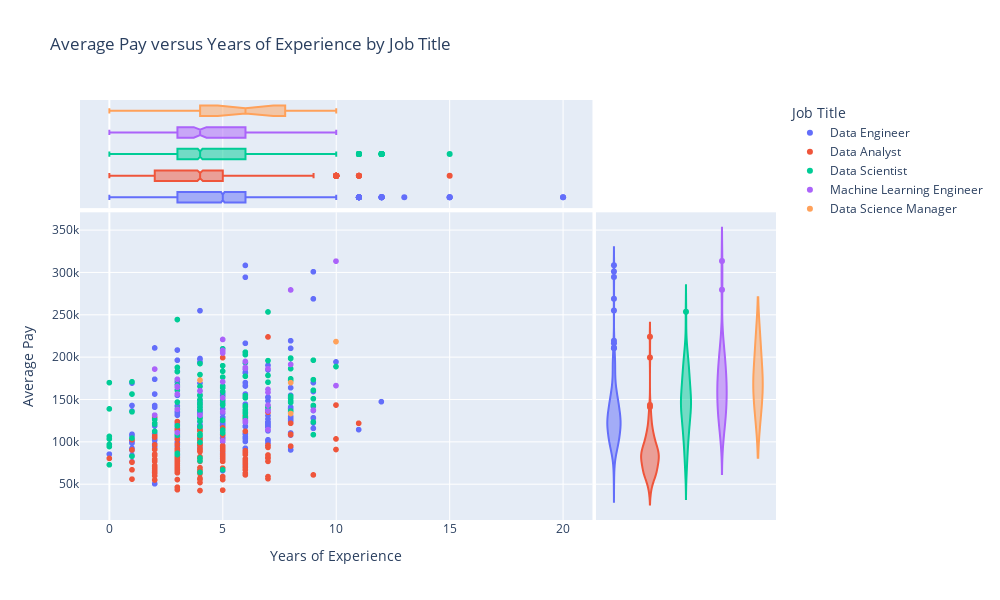

Notebook cell for this chart:
### Markdown cell above
Data Science Managers are the top paid data professionals, as they receive more than 170K annually. They are followed closely by Machine Learning Engineers. Data Analysts are the least paid in the five-focused data professions.

### Code cell
# Average pay versus years of experience by job title

fig = px.scatter(Job_postings,
                    x='Years of Experience',
                    y='Average Pay',
                    color='Job Title',
                    marginal_y='violin',
                    marginal_x='box',
                    title='Average Pay versus Years of Experience by Job Title',
                    labels={'Years of Experience': 'Years of Experience', 'Average Pay': 'Average Pay', 'Job Title': 'Job Title'}
                )

fig.update_layout(
    xaxis_title="Years of Experience",
    yaxis_title="Average Pay",
    legend_title="Job Title",
    width=1000,
    height=600
)

fig.show()

### Figure 1 — Plotly figure (JSON) as saved in the notebook; plotly's stock layout.template omitted (floating-point values rounded to 4 significant figures; data arrays with more than 128 entries replaced by an {"elided": "..."} marker saying what was removed)
{"data": [{"hovertemplate": "Job Title=Data Engineer<br>Years of Experience=%{x}<br>Average Pay=%{y}<extra></extra>", "legendgroup": "Data Engineer", "marker": {"color": "#636efa", "symbol": "circle"}, "mode": "markers", "name": "Data Engineer", "showlegend": true, "type": "scattergl", "x": {"elided": "3462 int values"}, "xaxis": "x", "y": {"elided": "3462 int values"}, "yaxis": "y"}, {"alignmentgroup": "True", "hovertemplate": "Job Title=Data Engineer<br>Years of Experience=%{x}<extra></extra>", "legendgroup": "Data Engineer", "marker": {"color": "#636efa", "symbol": "circle"}, "name": "Data Engineer", "notched": true, "offsetgroup": "Data Engineer", "showlegend": false, "type": "box", "x": {"elided": "3462 int values"}, "xaxis": "x3", "yaxis": "y3"}, {"alignmentgroup": "True", "hovertemplate": "Job Title=Data Engineer<br>Average Pay=%{y}<extra></extra>", "legendgroup": "Data Engineer", "marker": {"color": "#636efa", "symbol": "circle"}, "name": "Data Engineer", "offsetgroup": "Data Engineer", "scalegroup": "y", "showlegend": false, "type": "violin", "xaxis": "x2", "y": {"elided": "3462 int values"}, "yaxis": "y2"}, {"hovertemplate": "Job Title=Data Analyst<br>Years of Experience=%{x}<br>Average Pay=%{y}<extra></extra>", "legendgroup": "Data Analyst", "marker": {"color": "#EF553B", "symbol": "circle"}, "mode": "markers", "name": "Data Analyst", "showlegend": true, "type": "scattergl", "x": {"elided": "1485 int values"}, "xaxis": "x", "y": {"elided": "1485 int values"}, "yaxis": "y"}, {"alignmentgroup": "True", "hovertemplate": "Job Title=Data Analyst<br>Years of Experience=%{x}<extra></extra>", "legendgroup": "Data Analyst", "marker": {"color": "#EF553B", "symbol": "circle"}, "name": "Data Analyst", "notched": true, "offsetgroup": "Data Analyst", "showlegend": false, "type": "box", "x": {"elided": "1485 int values"}, "xaxis": "x3", "yaxis": "y3"}, {"alignmentgroup": "True", "hovertemplate": "Job Title=Data Analyst<br>Average Pay=%{y}<extra></extra>", "legendgroup": "Data Analyst", "marker": {"color": "#EF553B", "symbol": "circle"}, "name": "Data Analyst", "offsetgroup": "Data Analyst", "scalegroup": "y", "showlegend": false, "type": "violin", "xaxis": "x2", "y": {"elided": "1485 int values"}, "yaxis": "y2"}, {"hovertemplate": "Job Title=Data Scientist<br>Years of Experience=%{x}<br>Average Pay=%{y}<extra></extra>", "legendgroup": "Data Scientist", "marker": {"color": "#00cc96", "symbol": "circle"}, "mode": "markers", "name": "Data Scientist", "showlegend": true, "type": "scattergl", "x": {"elided": "1999 int values"}, "xaxis": "x", "y": {"elided": "1999 int values"}, "yaxis": "y"}, {"alignmentgroup": "True", "hovertemplate": "Job Title=Data Scientist<br>Years of Experience=%{x}<extra></extra>", "legendgroup": "Data Scientist", "marker": {"color": "#00cc96", "symbol": "circle"}, "name": "Data Scientist", "notched": true, "offsetgroup": "Data Scientist", "showlegend": false, "type": "box", "x": {"elided": "1999 int values"}, "xaxis": "x3", "yaxis": "y3"}, {"alignmentgroup": "True", "hovertemplate": "Job Title=Data Scientist<br>Average Pay=%{y}<extra></extra>", "legendgroup": "Data Scientist", "marker": {"color": "#00cc96", "symbol": "circle"}, "name": "Data Scientist", "offsetgroup": "Data Scientist", "scalegroup": "y", "showlegend": false, "type": "violin", "xaxis": "x2", "y": {"elided": "1999 int values"}, "yaxis": "y2"}, {"hovertemplate": "Job Title=Machine Learning Engineer<br>Years of Experience=%{x}<br>Average Pay=%{y}<extra></extra>", "legendgroup": "Machine Learning Engineer", "marker": {"color": "#ab63fa", "symbol": "circle"}, "mode": "markers", "name": "Machine Learning Engineer", "showlegend": true, "type": "scattergl", "x": {"elided": "283 int values"}, "xaxis": "x", "y": {"elided": "283 int values"}, "yaxis": "y"}, {"alignmentgroup": "True", "hovertemplate": "Job Title=Machine Learning Engineer<br>Years of Experience=%{x}<extra></extra>", "legendgroup": "Machine Learning Engineer", "marker": {"color": "#ab63fa", "symbol": "circle"}, "name": "Machine Learning Engineer", "notched": true, "offsetgroup": "Machine Learning Engineer", "showlegend": false, "type": "box", "x": {"elided": "283 int values"}, "xaxis": "x3", "yaxis": "y3"}, {"alignmentgroup": "True", "hovertemplate": "Job Title=Machine Learning Engineer<br>Average Pay=%{y}<extra></extra>", "legendgroup": "Machine Learning Engineer", "marker": {"color": "#ab63fa", "symbol": "circle"}, "name": "Machine Learning Engineer", "offsetgroup": "Machine Learning Engineer", "scalegroup": "y", "showlegend": false, "type": "violin", "xaxis": "x2", "y": {"elided": "283 int values"}, "yaxis": "y2"}, {"hovertemplate": "Job Title=Data Science Manager<br>Years of Experience=%{x}<br>Average Pay=%{y}<extra></extra>", "legendgroup": "Data Science Manager", "marker": {"color": "#FFA15A", "symbol": "circle"}, "mode": "markers", "name": "Data Science Manager", "showlegend": true, "type": "scattergl", "x": [3, 4, 7, 4, 5, 5, 7, 4, 8, 7, 10, 3, 1, 8, 0, 8, 8, 7, 6, 7, 6, 6, 9], "xaxis": "x", "y": [null, 173000, null, null, null, null, null, null, 170000, null, 218500, null, null, null, null, 133500, null, null, null, null, null, null, null], "yaxis": "y"}, {"alignmentgroup": "True", "hovertemplate": "Job Title=Data Science Manager<br>Years of Experience=%{x}<extra></extra>", "legendgroup": "Data Science Manager", "marker": {"color": "#FFA15A", "symbol": "circle"}, "name": "Data Science Manager", "notched": true, "offsetgroup": "Data Science Manager", "showlegend": false, "type": "box", "x": [3, 4, 7, 4, 5, 5, 7, 4, 8, 7, 10, 3, 1, 8, 0, 8, 8, 7, 6, 7, 6, 6, 9], "xaxis": "x3", "yaxis": "y3"}, {"alignmentgroup": "True", "hovertemplate": "Job Title=Data Science Manager<br>Average Pay=%{y}<extra></extra>", "legendgroup": "Data Science Manager", "marker": {"color": "#FFA15A", "symbol": "circle"}, "name": "Data Science Manager", "offsetgroup": "Data Science Manager", "scalegroup": "y", "showlegend": false, "type": "violin", "xaxis": "x2", "y": [null, 173000, null, null, null, null, null, null, 170000, null, 218500, null, null, null, null, 133500, null, null, null, null, null, null, null], "yaxis": "y2"}], "layout": {"height": 600, "legend": {"title": {"text": "Job Title"}, "tracegroupgap": 0}, "title": {"text": "Average Pay versus Years of Experience by Job Title"}, "width": 1000, "xaxis": {"anchor": "y", "domain": [0, 0.7363], "title": {"text": "Years of Experience"}}, "xaxis2": {"anchor": "y2", "domain": [0.7413, 1], "matches": "x2", "showgrid": false, "showline": false, "showticklabels": false, "ticks": ""}, "xaxis3": {"anchor": "y3", "domain": [0, 0.7363], "matches": "x", "showgrid": true, "showticklabels": false}, "xaxis4": {"anchor": "y4", "domain": [0.7413, 1], "matches": "x2", "showgrid": false, "showline": false, "showticklabels": false, "ticks": ""}, "yaxis": {"anchor": "x", "domain": [0, 0.7326], "title": {"text": "Average Pay"}}, "yaxis2": {"anchor": "x2", "domain": [0, 0.7326], "matches": "y", "showgrid": true, "showticklabels": false}, "yaxis3": {"anchor": "x3", "domain": [0.7426, 1], "matches": "y3", "showgrid": false, "showline": false, "showticklabels": false, "ticks": ""}, "yaxis4": {"anchor": "x4", "domain": [0.7426, 1], "matches": "y3", "showgrid": true, "showline": false, "showticklabels": false, "ticks": ""}}}
